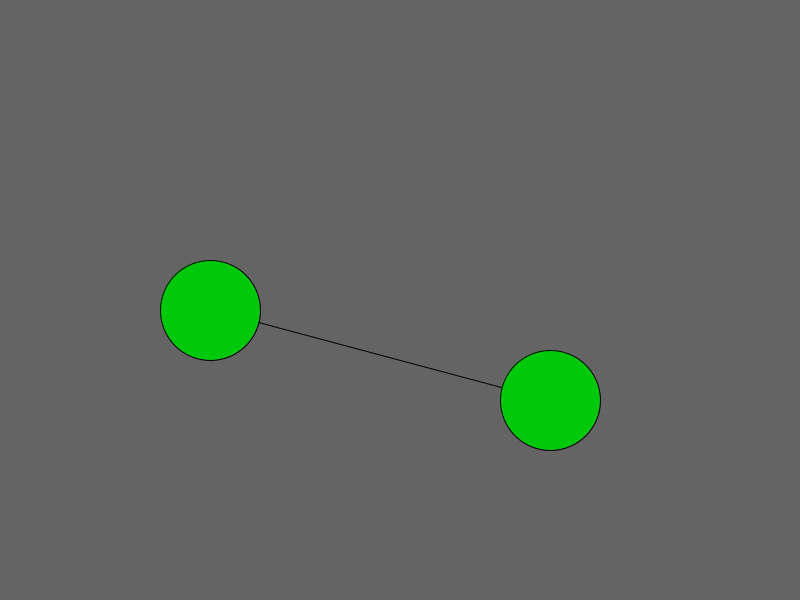
Frame 1 (no input)
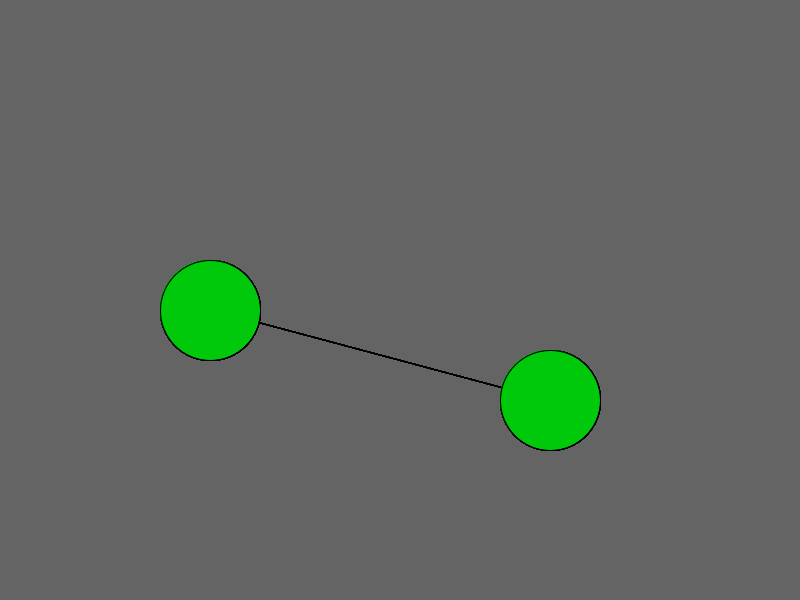
Frame 60 (the mouse pressed at the canvas centre just before this capture)
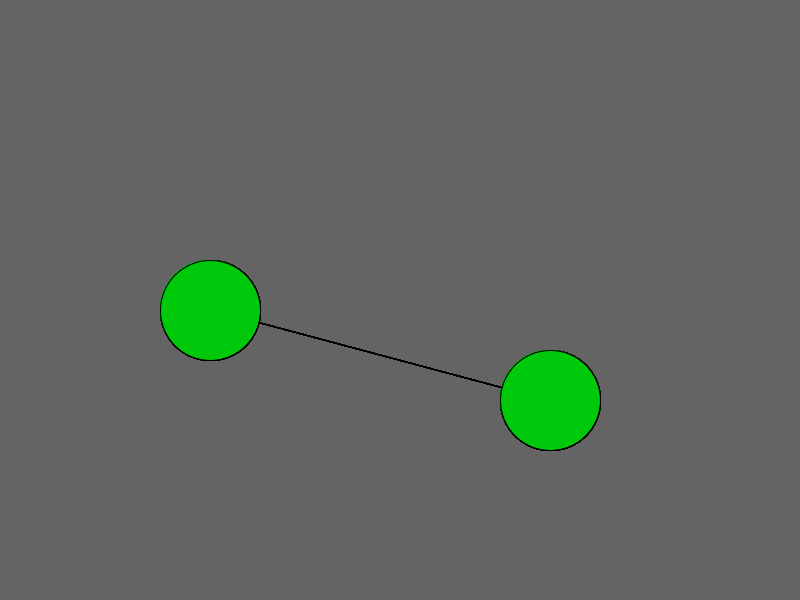
Frame 120 (the mouse held since frame 60 and released just before this capture)

The Processing sketch that drew these frames (run headless with seeded random() and noise(); from frame 60 on, the mouse is pressed at the canvas centre):

// Processing sketch: Graph_edges
// ── Graph_edges.pde

void setup()
{
  size(800,600);
  background(100);
}

void draw()
{
  int r = 100;
  // Point A coordinates:
  int x1 = 210;
  int y1 = 310;
  // Point B cordinates:
  int x2 = 550;
  int y2 = 400;
  
  // Drawing points:
  fill(0,200,10);
  ellipse(x1,y1,r,r); //<>//
  ellipse(x2,y2,r,r);
  //line(x1,y1,x2,y2);
  
  // Calculating length between points:
  double l =  sqrt((x2-x1)*(x2-x1)+(y2-y1)*(y2-y1)); //<>//
  
  int x3 =(int) (x2 - (r/2)*((x2-x1)/l));
  int y3 =(int) (y2 - (r/2)*((y2-y1)/l));
  int x4 = (int) (x1 - (r/2)*((x1-x2)/l));
  int y4 =(int) (y1 - (r/2)*((y1-y2)/l));
  // Drawing line:
  //line(x1,y1,x3,y3);
  line(x4,y4,x3,y3);
  
  
  
}
